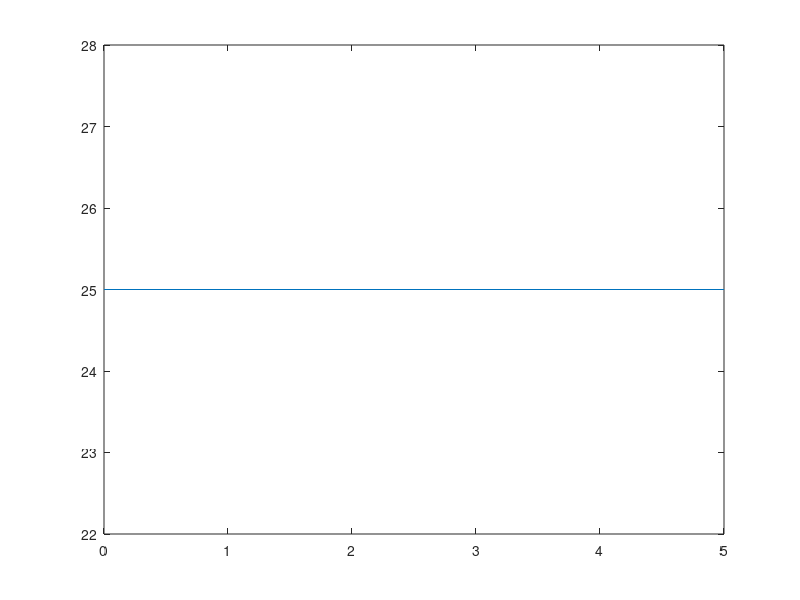

The MATLAB script that drew this image:
clc
clear all
close all
x=[]
lx=input("enter x array len:");
h=0;
for i=1:lx
  l=input("enter lx:");
  x=[x,l];
end
ly=input("enter ly:");
t=0:1:ly
for i=1:lx
  h+=x(i)*cos(2*pi*t*i);
end
plot(t,h)
